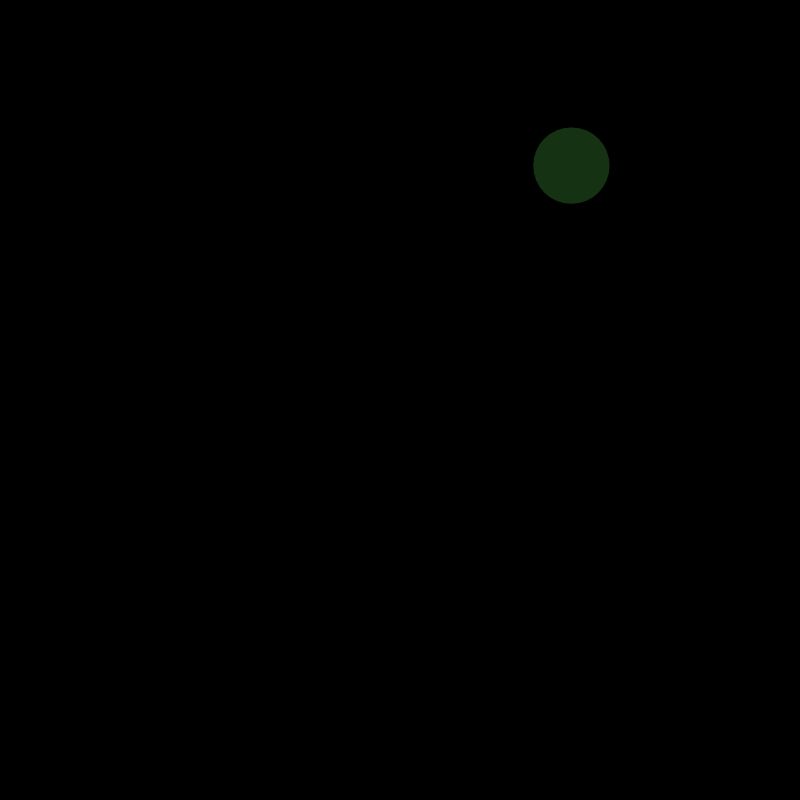
Frame 1 (no input)
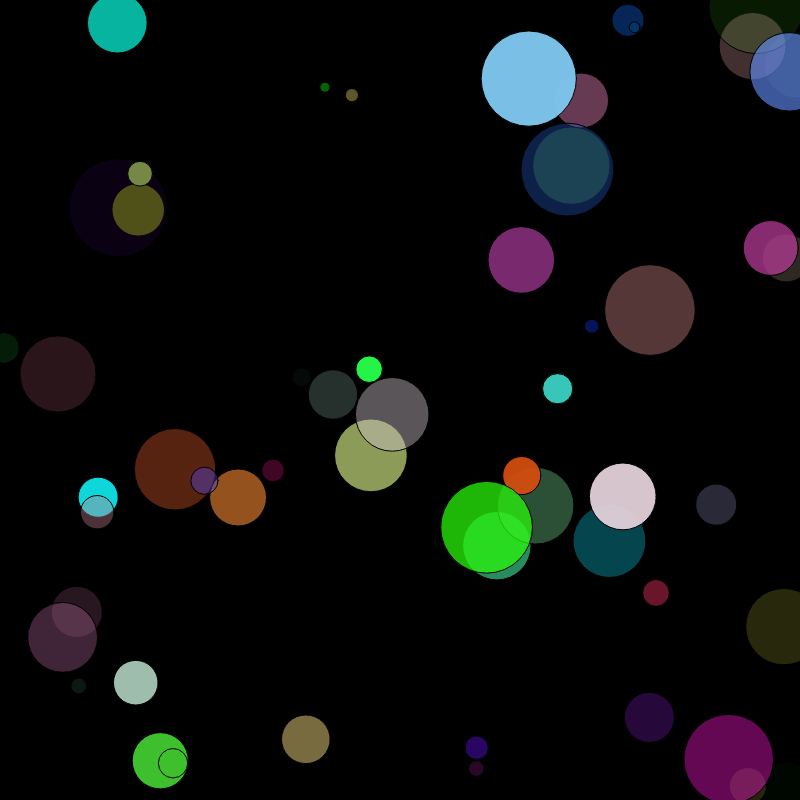
Frame 60 (no input)
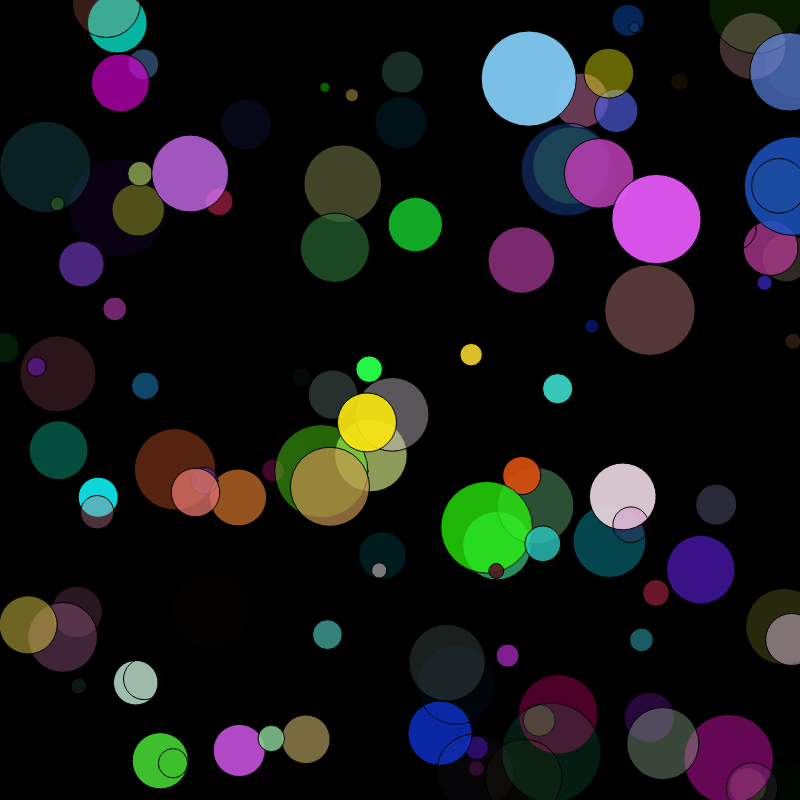
Frame 120 (the mouse pressed at the canvas centre since frame 60)

The p5.js sketch that drew these frames (run headless with seeded random() and noise() and a simulated clock; from frame 60 on, the mouse is pressed at the canvas centre):

// p5.js sketch
// ── sketch.js
class Ball {
  // will be called when we initialize the class
  // to initialize == to make a new instance of
  // instance == object basically
  constructor() {
    // properties begin with this.property
    // these things are known to the object
    // like I know my name is Stewart
    // i would havee this.name = Stewart
    this.x = random(800);
    this.y = random(800);
    this.d = random(10, 100);
    // fourth option is alpha value
    this.clr = [random(255), random(255), random(255), random(255)];
  }

  // methods are actions that our object can take
  // for example, a Stewart object could have a method
  // program(), which would maybe write a program
  draw() {
    fill(this.clr);
    circle(this.x, this.y, this.d);
  }
}

// to make it radius rather than diameter
// ellipseMode(RADIUS)
// in setup

function setup() {
  createCanvas(800, 800);
  background(0);
}

function draw() {
  // new means to instantiate the object
  var orb = new Ball();
  orb.draw();
}
